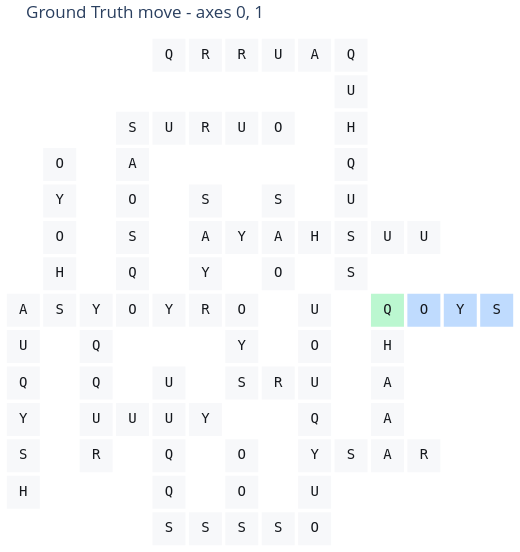

Write notebook code for a chart like this one.
### Markdown cell above
## Board visualization — ground truth

Ground truth ≠ only valid solution; it is the move the generator witness-chain selected.

### Code cell
for figure in plot_attempt_move(context, move_source="ground_truth"):
    display(figure)

### Figure 1 — Plotly figure (JSON) as saved in the notebook; plotly's stock layout.template omitted (floating-point values rounded to 4 significant figures)
{"data": [{"customdata": [[[-6, 1], "1"], [[-6, 2], "1"], [[-6, 3], "1"], [[-6, 4], "1"], [[-6, 5], "1"], [[-6, 6], "0,1"], [[-5, 6], "0,1"], [[-5, 7], "1"], [[-5, 8], "1"], [[-5, 9], "1"], [[-5, 10], "1"], [[-4, 2], "1"], [[-4, 3], "1"], [[-4, 4], "1"], [[-4, 5], "1"], [[-4, 6], "0,1"], [[-3, 3], "0"], [[-3, 6], "0,1"], [[-3, 7], "1"], [[-3, 8], "1"], [[-3, 9], "1"], [[-3, 10], "1"], [[-3, 11], "0,1"], [[-2, 0], "0,1"], [[-2, 1], "1"], [[-2, 2], "1"], [[-2, 3], "0,1"], [[-2, 4], "1"], [[-2, 6], "0"], [[-2, 11], "0"], [[-2, 13], "0"], [[-1, 0], "0"], [[-1, 3], "0"], [[-1, 6], "0,1"], [[-1, 7], "1"], [[-1, 8], "0,1"], [[-1, 9], "1"], [[-1, 11], "0"], [[-1, 13], "0"], [[0, 0], "0,1"], [[0, 1], "1"], [[0, 2], "1"], [[0, 4], "0,1"], [[0, 5], "1"], [[0, 6], "0,1"], [[0, 8], "0"], [[0, 11], "0"], [[0, 13], "0"], [[1, 0], "0"], [[1, 4], "0"], [[1, 7], "1"], [[1, 8], "0,1"], [[1, 9], "1"], [[1, 11], "0"], [[1, 13], "0"], [[2, 0], "0,1"], [[2, 1], "1"], [[2, 2], "0,1"], [[2, 3], "1"], [[2, 4], "0,1"], [[2, 5], "1"], [[2, 6], "1"], [[2, 8], "0"], [[2, 13], "0"], [[3, 2], "0"], [[3, 7], "1"], [[3, 8], "0,1"], [[3, 9], "1"], [[3, 10], "1"], [[3, 11], "1"], [[3, 12], "1"], [[3, 13], "0,1"], [[4, 2], "0,1"], [[4, 3], "1"], [[4, 4], "1"], [[4, 5], "1"], [[4, 6], "1"], [[4, 8], "0"], [[5, 2], "0"], [[5, 6], ""], [[5, 8], "0"], [[6, 6], ""], [[7, 6], ""]], "hovertemplate": "coord=%{customdata[0]}<br>symbol=%{text}<br>axes=%{customdata[1]}<extra></extra>", "marker": {"color": ["#f7f8fa", "#f7f8fa", "#f7f8fa", "#f7f8fa", "#f7f8fa", "#f7f8fa", "#f7f8fa", "#f7f8fa", "#f7f8fa", "#f7f8fa", "#f7f8fa", "#f7f8fa", "#f7f8fa", "#f7f8fa", "#f7f8fa", "#f7f8fa", "#f7f8fa", "#f7f8fa", "#f7f8fa", "#f7f8fa", "#f7f8fa", "#f7f8fa", "#f7f8fa", "#f7f8fa", "#f7f8fa", "#f7f8fa", "#f7f8fa", "#f7f8fa", "#f7f8fa", "#f7f8fa", "#f7f8fa", "#f7f8fa", "#f7f8fa", "#f7f8fa", "#f7f8fa", "#f7f8fa", "#f7f8fa", "#f7f8fa", "#f7f8fa", "#f7f8fa", "#f7f8fa", "#f7f8fa", "#f7f8fa", "#f7f8fa", "#f7f8fa", "#f7f8fa", "#f7f8fa", "#f7f8fa", "#f7f8fa", "#f7f8fa", "#f7f8fa", "#f7f8fa", "#f7f8fa", "#f7f8fa", "#f7f8fa", "#f7f8fa", "#f7f8fa", "#f7f8fa", "#f7f8fa", "#f7f8fa", "#f7f8fa", "#f7f8fa", "#f7f8fa", "#f7f8fa", "#f7f8fa", "#f7f8fa", "#f7f8fa", "#f7f8fa", "#f7f8fa", "#f7f8fa", "#f7f8fa", "#f7f8fa", "#f7f8fa", "#f7f8fa", "#f7f8fa", "#f7f8fa", "#bbf7d0", "#f7f8fa", "#f7f8fa", "#bfdbfe", "#f7f8fa", "#bfdbfe", "#bfdbfe"], "line": {"color": "rgba(0, 0, 0, 0)", "width": 0}, "size": 33, "symbol": "square"}, "mode": "markers+text", "showlegend": false, "text": ["H", "S", "Y", "Q", "U", "A", "S", "H", "O", "Y", "O", "R", "U", "Q", "Q", "Y", "U", "O", "Q", "S", "O", "A", "S", "S", "Q", "Q", "U", "U", "Y", "U", "Q", "S", "Y", "R", "Y", "A", "S", "R", "R", "S", "O", "O", "S", "Y", "O", "Y", "U", "R", "S", "R", "O", "A", "S", "O", "U", "O", "U", "Y", "Q", "U", "O", "U", "H", "A", "S", "S", "S", "U", "Q", "H", "U", "Q", "A", "A", "A", "H", "Q", "U", "R", "O", "U", "Y", "S"], "textfont": {"color": "#15181d", "family": "DejaVu Sans Mono, Menlo, Consolas, monospace", "size": 14}, "textposition": "middle center", "type": "scatter", "x": [-6, -6, -6, -6, -6, -6, -5, -5, -5, -5, -5, -4, -4, -4, -4, -4, -3, -3, -3, -3, -3, -3, -3, -2, -2, -2, -2, -2, -2, -2, -2, -1, -1, -1, -1, -1, -1, -1, -1, 0, 0, 0, 0, 0, 0, 0, 0, 0, 1, 1, 1, 1, 1, 1, 1, 2, 2, 2, 2, 2, 2, 2, 2, 2, 3, 3, 3, 3, 3, 3, 3, 3, 4, 4, 4, 4, 4, 4, 5, 5, 5, 6, 7], "y": [1, 2, 3, 4, 5, 6, 6, 7, 8, 9, 10, 2, 3, 4, 5, 6, 3, 6, 7, 8, 9, 10, 11, 0, 1, 2, 3, 4, 6, 11, 13, 0, 3, 6, 7, 8, 9, 11, 13, 0, 1, 2, 4, 5, 6, 8, 11, 13, 0, 4, 7, 8, 9, 11, 13, 0, 1, 2, 3, 4, 5, 6, 8, 13, 2, 7, 8, 9, 10, 11, 12, 13, 2, 3, 4, 5, 6, 8, 2, 6, 8, 6, 6]}], "layout": {"dragmode": "pan", "height": 552, "margin": {"b": 4, "l": 4, "r": 4, "t": 36}, "paper_bgcolor": "white", "plot_bgcolor": "rgba(0, 0, 0, 0)", "showlegend": false, "title": {"text": "Ground Truth move - axes 0, 1"}, "width": 520, "xaxis": {"range": [-6.53, 7.53], "scaleanchor": "y", "scaleratio": 1, "showgrid": false, "showticklabels": false, "visible": false, "zeroline": false}, "yaxis": {"range": [-0.53, 13.53], "showgrid": false, "showticklabels": false, "visible": false, "zeroline": false}}}
